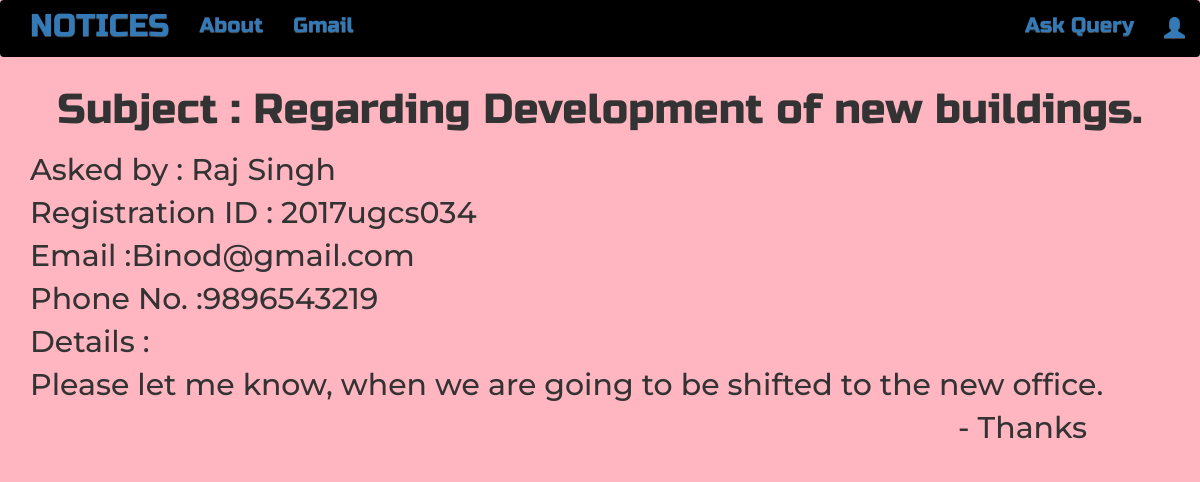
The page /quary/7 on the database its author committed.
### notice/models.py (models this page shows, shortened)
class queries(models.Model):
    author = models.CharField(max_length=250)
    regno = models.CharField(max_length=100)
    email = models.EmailField()
    contact = models.PositiveIntegerField()
    subject = models.CharField(max_length=500)
    text = models.TextField()
    created_date = models.DateTimeField(default=timezone.now)

### notice/views.py (the view)
# urls.py: re_path(r'^quary/(?P<pk>\d+)$', views.QuaryDetailView.as_view(), name='queries_detail'),
class QuaryDetailView(DetailView):
    model =  queries

### notice/templates/notice/queries_detail.html (shortened to what this page needs)
{% extends 'notice/base.html' %}
{% block content %}
        <h1 class='noticetitle loader'>Subject : {{ queries.subject }}</h1>
      <h2>  <p class='postcontent' >Asked by : {{ queries.author }}</p>
        <p class='postcontent' >Registration ID : {{ queries.regno }}</p>
        <p class='postcontent' >Email :{{ queries.email }}</p>
        <p class='postcontent' >Phone No. :{{ queries.contact }}</p>
      <p class='postcontent' >Details : {{ queries.text|safe|linebreaksbr }}</p></h2>
{% endblock %}

### notice/templates/notice/base.html (shortened to what this page needs)
<!DOCTYPE html>
{% load staticfiles%}
<html lang="en" dir="ltr">
  <head>
    <link rel="stylesheet" href="https://maxcdn.bootstrapcdn.com/bootstrap/3.3.7/css/bootstrap.min.css">
    <link rel="stylesheet" href="https://maxcdn.bootstrapcdn.com/bootstrap/3.3.7/css/bootstrap-theme.min.css">
    <link rel="stylesheet" href="//cdn.jsdelivr.net/medium-editor/latest/css/medium-editor.min.css" type="text/css" media="screen" charset="utf-8">
      <link rel="stylesheet" href="{% static 'css/notice.css' %}">
  </head>
<body class='loader' style="background:#FFB6C1;">
      <nav class="navbar navbar-expand-sm techfont bg-dark" style="background-color: black;">
        <div class="container">
          <ul class="nav navbar-nav">
            <li><a class='navbar-brand bigbrand' href="{% url 'notices_list' %}">NOTICES</a></li>
            <li><a href="{% url 'about' %}">About</a></li>
            <li><a href="https://www.gmail.com">Gmail</a></li>
          </ul>
          <ul class="nav navbar-nav navbar-right">
            {% if user.is_authenticated %}
            <li>
              <a href="{% url 'notices_new' %}" >New Notice</a>
            </li>
            <li>
              <a href="{% url 'notices_draft_list' %}">Drafts</a>
            </li>
            <li>
              <a href="{% url 'queries_list' %}">Queries Asked</a>
            </li>
            <li>
              <a href="{% url 'logout' %}" >Log out</a>
            </li>
            <li>
              <a >Welcome: {{ user.username }}</a>
            </li>
              {% else %}
              <li><a href="{% url 'queries_new' %}">Ask Query</a></li>
              <li><a class='nav navbar-right' href="{% url 'login' %}" ><span class="glyphicon glyphicon-user"></span></a></li>
            {% endif %}
          </ul>
      </div>
    </nav>
            <div class="content container loader">
                <div class="row">
                    <div class="col-md-8 col-lg-12">
                      <div class="notice_notices">
                        {% block content %}
                        {% endblock %}
                      </div>
                    </div>
                </div>
            </div>
  </body>
</html>

### notice/static/css/notice.css (style rules this page uses)
.techfont { font-family: 'Russo One', sans-serif; font-size: 1.5em; margin-bottom: 10px; }
.noticetitle { font-family: 'Russo One', sans-serif; font-size: 2em; text-align: center; }
.content { font-family: 'Montserrat'; font-size: 1.5em; }
.bigbrand { font-size: 1.5em; }
.loader { filter:hue-rotate(0deg); color: linear-gradient(45deg,#0f8,#08f); animation:hue 5000ms infinite linear; }

### rows shown on the page
queries: subject "Regarding Development of new buildings.", author "Raj Singh", regno "2017ugcs034", email "Binod@gmail.com", contact "9896543219", text "Please let me know, when we are going to be shifted to the new office. - Thanks"
